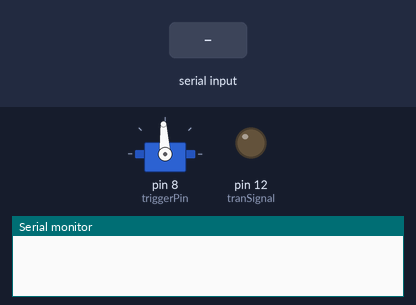
Recording of a sketch running on a simulated Arduino Uno, built with avr-gcc and run on an emulated ATmega328P. On the bench: servo, output pins drawn as LEDs (lit = HIGH), the last lines printed to the serial monitor. The test bench sets the inputs (shaded band). Random numbers use the default seed unless the sketch sets one.

Above: at 1.2 s.
1.3 s: "3" received over Serial
At 1.42 s:
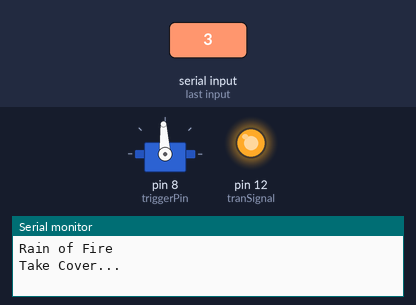
At 1.9 s:
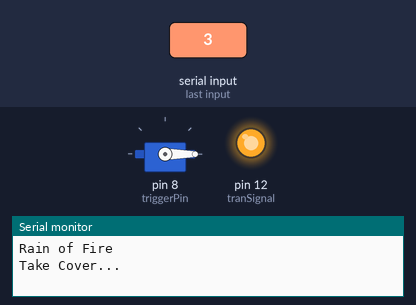
Timing chart, 0 to 10.3 s (numbered marks = the images above; inputs shaded):
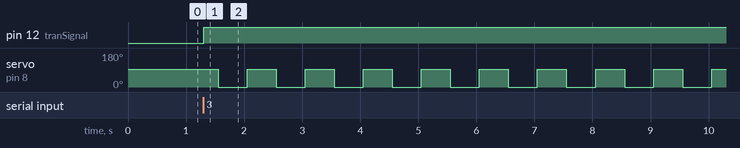

The sketch:

Nurf_Local.ino
```cpp
#include "ServoTimer2.h"

char *msg;
byte a = 0;
int randNumber;
String rawCode;

//Mechanical Component Variables
int triggerPin = 8;
int tranSignal = 12;
ServoTimer2 trigger;

// Servo pulling trigger Mechanism
void pullTrigger() {
  trigger.write(500);
  delay(500);
  trigger.write(1500);
}

bool  russianRoulette() {
  Serial.println("");
  Serial.println("Initializing Russian Roulette, Good Luck!");
  Serial.println("Loading Results...");
  Serial.println("");

  delay(3000);

  randNumber = random(1, 11);
  if (randNumber > 9) {
    return true;
  }
  else {
    return false;
  }
}

void rainFire() {
  digitalWrite(tranSignal, HIGH);
  delay(250);
  for (int i = 0; i < 10; i++){
    pullTrigger();
    delay(500);
  }
  delay(250);
  digitalWrite(tranSignal, LOW);
}

// This function turns the strings into actions
void translate(String raw) {
  if (raw == "48") {
    digitalWrite(tranSignal, LOW);
    Serial.println("Motor OFF");
  }
  else if (raw == "49") {
    digitalWrite(tranSignal, HIGH);
    Serial.println("Motor ON");
  }
  else if (raw == "50") {
    pullTrigger();
  }
  else if (raw == "51") {
    rainFire();
  }
  else {
    return;
  }
}

void setup()
{
  randomSeed(analogRead(0));

  //Begin Serial Monitor
  Serial.begin(9600);

  //Begin Mechanical Components
  pinMode(tranSignal, OUTPUT);
  trigger.attach(triggerPin);
  trigger.write(1500);
}

void loop()
{
  while (Serial.available() == 0) {}
  a = Serial.read();

  switch (a) {
    case 48:
      msg = "48";
      break;

    case 49:
      msg = "49";
      break;

    case 50:
      msg = "50";
      break;

    case 51:
      msg = "51";
      Serial.println("");
      Serial.println("Rain of Fire");
      Serial.println("Take Cover...");
      Serial.println("");
      break;

    case 52:
      bool rouletteResults = russianRoulette();
      if (rouletteResults == true) {
        msg = "50";
        Serial.println("Uh Oh.. .");
        delay(1000);
      }
      else {
        msg = "48";
        Serial.println("You pass, till next time ;)");
      }
      break;
  }

  translate(msg);
}
```

Measured:
- after the input at 1.3 s, pin 12 (tranSignal): LOW → HIGH at once; servo on pin 8 (triggerPin): alternates 93° for 0.50 s and 0° for 0.50 s, starting after 0.25 s
